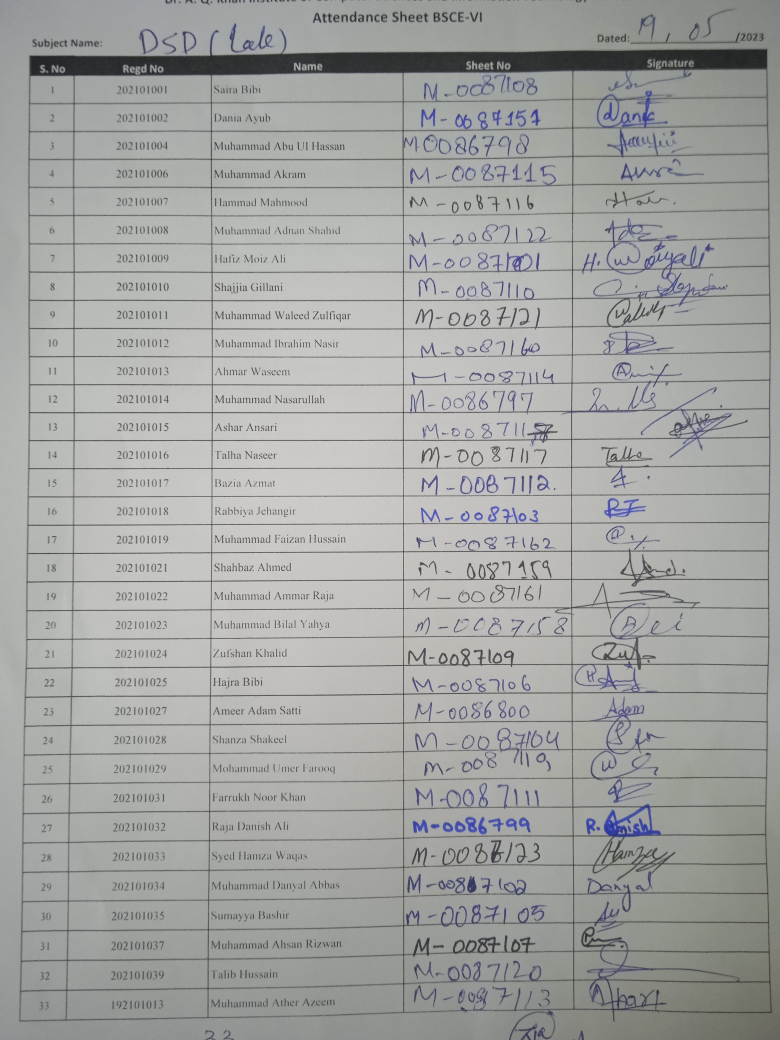
#> input picture Updated/Attendance Sheet Images/01.jpg, 3120 x 4160 px, given in place of Attendance Sheet Images02.jpg, which was not available (shown at 1/4 size)
$ python dd.py
#> lines starting #> are read from the running program, lines starting #| are printed output that depends on the picture
import cv2

path = "C:\\Users\\hp\\Google Drive\\Fiverr Work\\2022\\37. Examination Answer Sheet Marks Entrance Using OCR\\Updated\\Attendance Sheet Images"
img = cv2.imread(path+"02.jpg")
#> img is the input picture: shape (4160, 3120, 3); mean B, G, R 162.1, 164.1, 162.6
img = cv2.resize(img, (500,500))
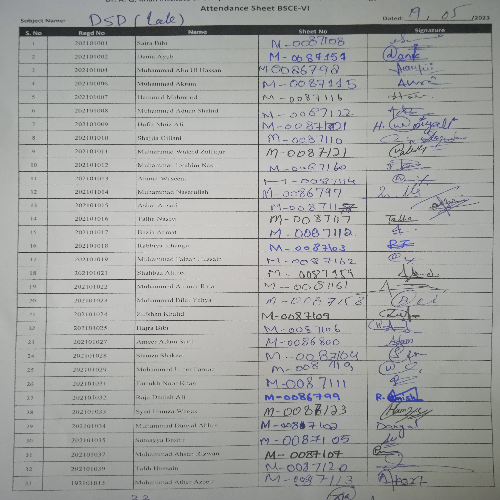
#> img: shape (500, 500, 3); mean B, G, R 161.9, 163.9, 162.4
cv2.imshow("Input Image", img)
cv2.waitKey()
cv2.destroyAllWindows()

$ run again, on Updated/Attendance Sheet Images/03.PNG
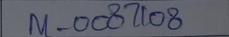
#> input picture Updated/Attendance Sheet Images/03.PNG, 229 x 37 px, given in place of Attendance Sheet Images02.jpg, which was not available
#> img is the input picture: shape (37, 229, 3); mean B, G, R 107.7, 97.2, 94.1
#> `img = cv2.resize(img, (500,500))`:
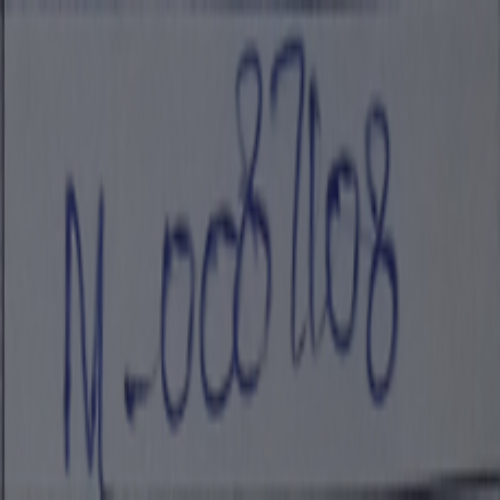
#> img: shape (500, 500, 3); mean B, G, R 107.6, 97.1, 94

$ run again, on Updated/Attendance Sheet Images/04.PNG
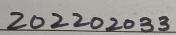
#> input picture Updated/Attendance Sheet Images/04.PNG, 176 x 35 px, given in place of Attendance Sheet Images02.jpg, which was not available
#> img is the input picture: shape (35, 176, 3); mean B, G, R 146.6, 149.5, 152.7
#> `img = cv2.resize(img, (500,500))`:
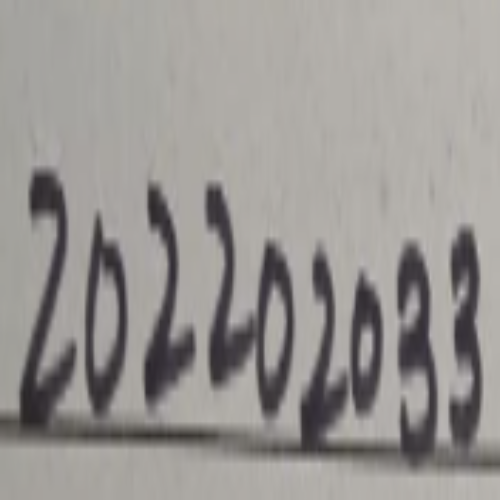
#> img: shape (500, 500, 3); mean B, G, R 146.5, 149.4, 152.6
